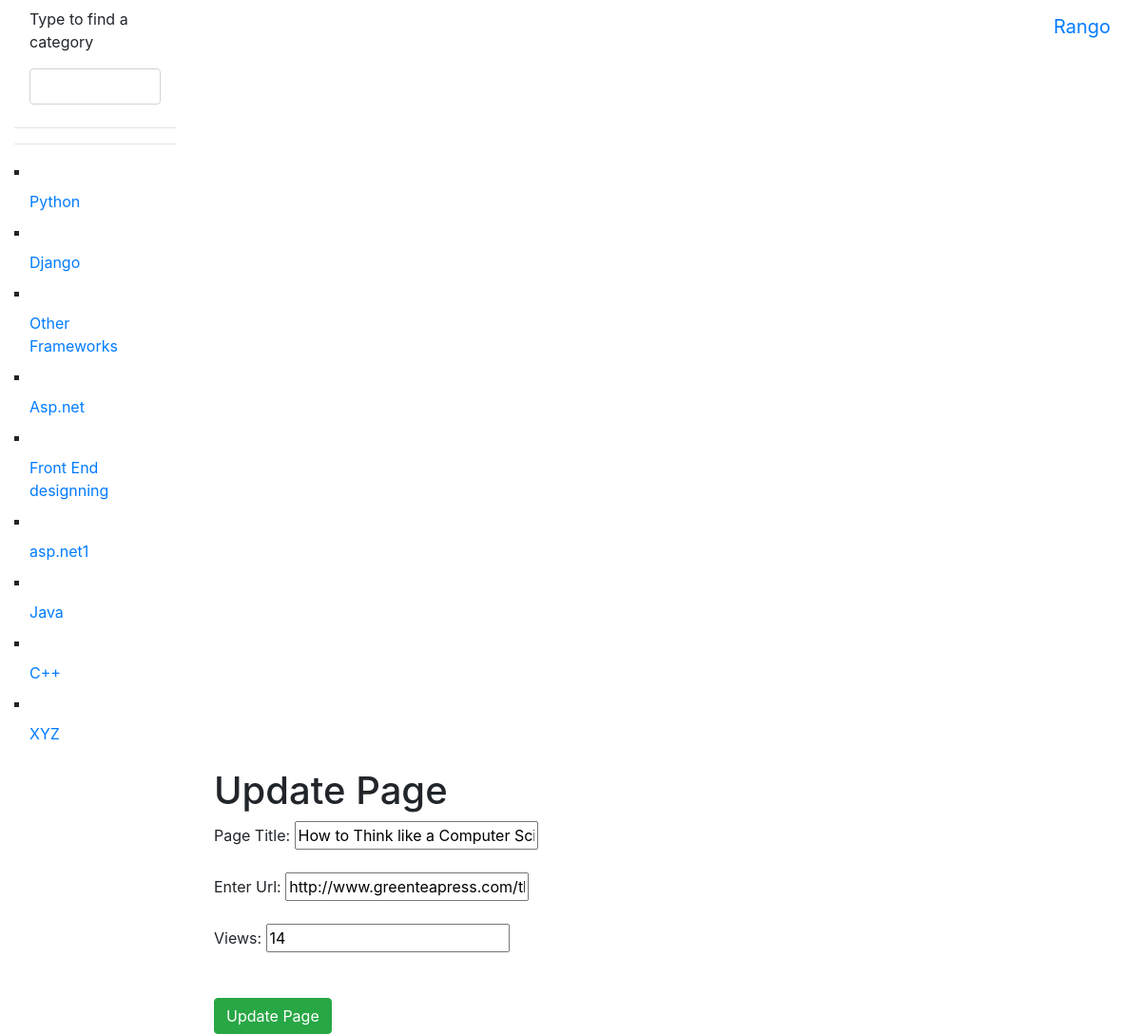
/rango/2/edit_page/ (signed in), run on an earlier commit of the app's database.
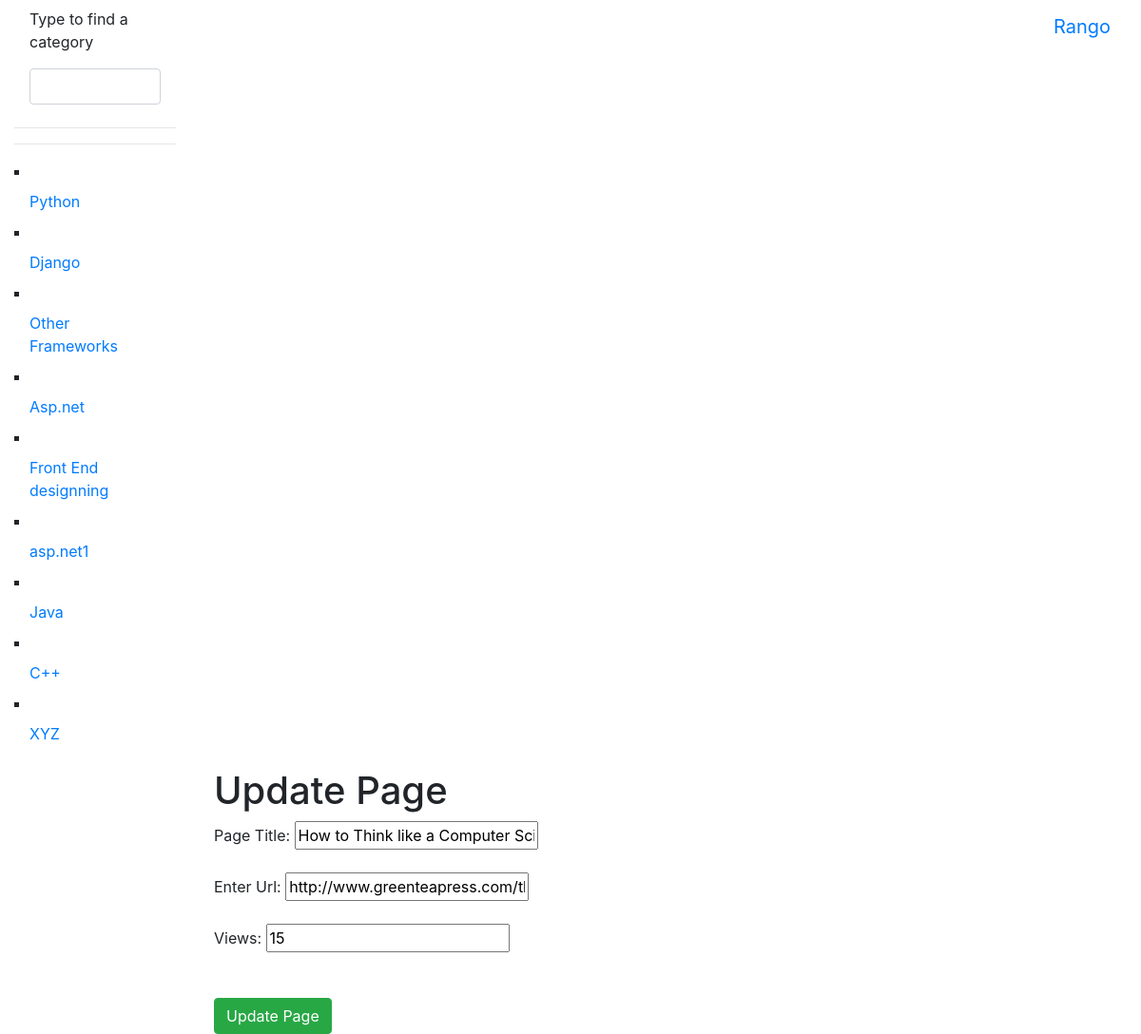
And on a later commit of the database.
### rango/models.py (models this page shows, shortened)
class Page(models.Model):
    category = models.ForeignKey(Category, on_delete=models.CASCADE)
    title = models.CharField(max_length=128)
    url = models.URLField()
    views = models.IntegerField(default=0)

### rango/views.py (the view, shortened to what this page needs)
# urls.py: re_path('^(?P<tid>[\w\-]+)/edit_page/$',views.update_page, name='update_page'),
@login_required
def update_page(request, tid):
    page = Page.objects.get(id=tid)
    form = update_pageForm(
        {'title': page.title, 'url': page.url, 'views': page.views})
    return render(request, 'rango_t/edit_page.html', {'form': form})

### rango/forms.py
class update_pageForm(forms.ModelForm):
    title=forms.CharField(max_length=128, help_text="Page Title:",initial='title')
    views=forms.IntegerField(help_text="Views:",initial='views')
    url=forms.URLField(help_text="Enter Url:",initial='url')
    class Meta:
        model=Page
        fields=('title','url','views',)

### rango/templatetags/rango_template_tags.py (called while the page is built)
@register.inclusion_tag('rango_t/cats.html')
def get_category_list(cat=None):
    return {'cats': Category.objects.all()}

### templates/rango_t/edit_page.html (shortened to what this page needs)
{% extends 'rango_t/base_bootstrap.html' %}
{% load staticfiles%}
{% block body_block %}
    <h1>Update Page</h1>
    <div>
        <form id="pageedit_form" method="POST" action="">
            {% for field in form.visible_fields %}
                {{ field.help_text }}
                {{ field }}  <br/><br>
            {% endfor %}
<br/>
<button class="btn btn-success" type="submit" value="Submit" />Update Page</button>
</form>
    </div>
{% endblock %}

What changed in the data, as far as the page shows it:
changed Page "How to Think like a Computer Scientist": views "14" → "15"
